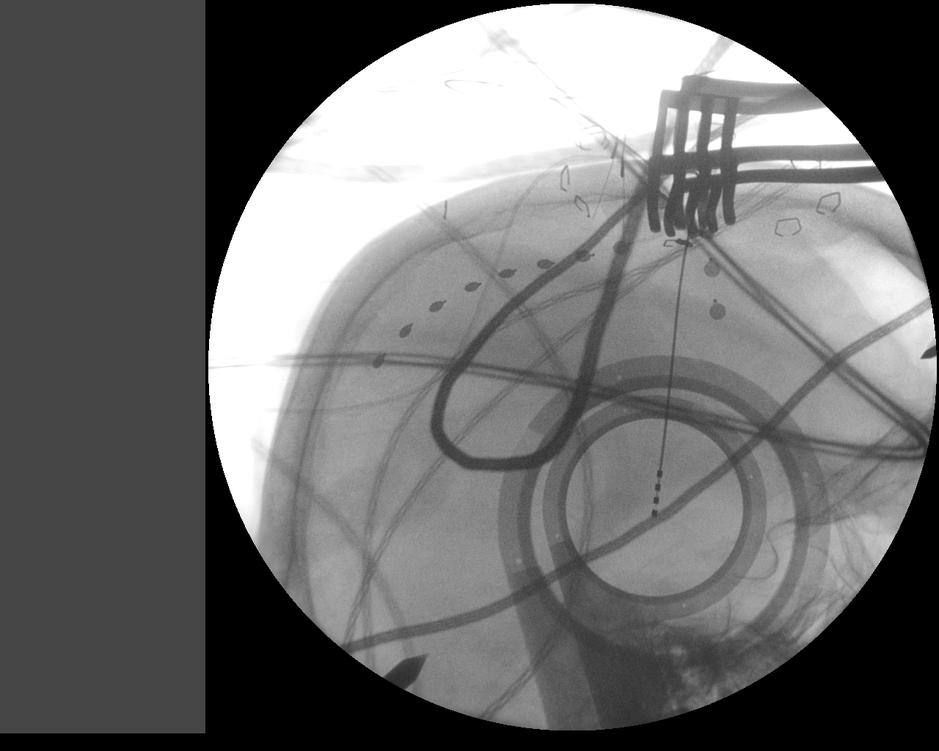
#> input picture alignment/henry/alignment/fluoro_subject_5.tif, 939 x 751 px, shrunk from 1280 x 1024 before the run, found by its file name
$ python fluoro.py
#> lines starting #> are read from the running program, lines starting #| are printed output that depends on the picture; after the words box and inside, x2 and y2 are one past the last pixel; in counts of white or black regions, pixels touching at a corner belong together
# -*- coding: utf-8 -*-
"""
Created on Tue Nov 19 18:18:31 2019

@author: hwz62
"""

# this notebook was written for beta testing on Wednesday Novemebr 20th.
# on subject_1c.tif
# required packages are cv2, numpy, matplotlib.pyplot
# input is fluoroscopy image in .tif format (note .jpg format doesn't work)

# this is the only parameter that needs to be changed! output is a text file
# containing coordinates of DBS lead as a straight line
# input_image = "/Users/Jenny/beta testing/fluoro_subject_1c.tif"
input_image = "C:/Users/hwz62/Desktop/alignment/fluoro_subject_5.tif"

import cv2
import numpy as np
import matplotlib.pyplot as plt

# ******************************************************************************
# step 1 find frame, terminal end of DBS lead is always near the center of
# this circular frame

# Read image.
img_c = cv2.imread(input_image, cv2.IMREAD_COLOR)
#> img_c is the input picture: shape (751, 939, 3); min 0, max 255, mean 108.3

# Convert to grayscale.
gray = cv2.cvtColor(img_c, cv2.COLOR_BGR2GRAY)

# Blur using 3 * 3 kernel.
gray_blurred = cv2.blur(gray, (3, 3))

# fluoroscopy images are not all the same size
# circles' radiuses are between 8% - 22% of image size (on the x-axis)
# subject1 is 755 x 947, most other subjects are 1024 x 1280

# find image size on the x-axis axis
one_ar_3d = np.asarray(img_c) # this is 3D array
one_arr = one_ar_3d[:,:,:0]
#> one_arr = empty array
horizontal_size = np.shape(one_arr)[1]
#> horizontal_size = 939
min_radius = int(horizontal_size * 0.08)
#> min_radius = 75
max_radius = int(horizontal_size * 0.22)
#> max_radius = 206

# Apply Hough transform on the blurred image.
detected_circles = cv2.HoughCircles(gray_blurred,
                   cv2.HOUGH_GRADIENT, 1, 30, param1 = 50,
               param2 = 40, minRadius = min_radius, maxRadius = max_radius)
#> detected_circles = 45 rows, first 8: [663.5, 522.5, 166.9], [499.5, 400.5, 205.4], [686.5, 488.5, 197.7], [763.5, 355.5, 173.5], [653.5, 460.5, 205.4], [696.5, 523.5, 133.9], [732.5, 353.5, 184.5], [632.5, 542.5, 202.1]
# min radius is 80, max radius is 150

# total number of circles found:
num_circles = (np.shape(detected_circles))[1]
#> num_circles = 45

# function subject_num extracts subject number,
# input is .tif file pathname, output is subject number as 2 digits:
def subject_num (filepath):
   # this is last 2 characters before '.tif':
   last_two = (filepath.split("."))[0][-2:]
   if last_two[0] == '_':
      return last_two[1]
   else:
      return last_two

current_subject = subject_num(input_image)

# save this detected_circles, output as a text file
circle_out_path = "C:/Users/hwz62/Desktop/alignment/all_circles_" + str(current_subject) +".txt"
circle_pic = "C:/Users/hwz62/Desktop/alignment/detected circles " + str(current_subject) + ".tif"
output = open(circle_out_path,'w')
output.write("total number of circles found: ")
output.write(str(num_circles))
output.write('\n')
output.write('each row contains: x, y ,radius\n')
output.writelines(str(detected_circles))
output.close()

# draw circles that are detected:
list_of_centers = []

def drawing_circles (input_array):
   if input_array is not None:

        # convert the circle parameters a, b and r to integers.
        input_array = np.uint16(np.around(input_array))
#> input_array = 45 rows, first 8: [664, 522, 167], [500, 400, 205], [686, 488, 198], [764, 356, 174], [654, 460, 205], [696, 524, 134], [732, 354, 184], [632, 542, 202]

        for point in input_array[0, :]:
            a, b, r = point[0], point[1], point[2]

            # a, b is the coorindate of center, append to list_of_centers
            center_x = a
            center_y = b
            # print("center of the circle is:", center_x, center_y)
            list_of_centers.append([center_x, center_y])

            # Draw the circumference of the circle.
            cv2.circle(img_c, (a, b), r, (0, 255, 0), 2)

            # Draw a small circle (of radius 1) to show the center.
            cv2.circle(img_c, (a, b), 1, (0, 0, 255), 3)
#> this loop made 45 passes
#> (a, b, r, center_x, center_y) on passes 1 to 12: (664, 522, 167, 664, 522), (500, 400, 205, 500, 400), (686, 488, 198, 686, 488), (764, 356, 174, 764, 356), (654, 460, 205, 654, 460), (696, 524, 134, 696, 524), (732, 354, 184, 732, 354), (632, 542, 202, 632, 542), (642, 426, 186, 642, 426), (412, 508, 152, 412, 508), (474, 384, 176, 474, 384), (784, 332, 150, 784, 332)
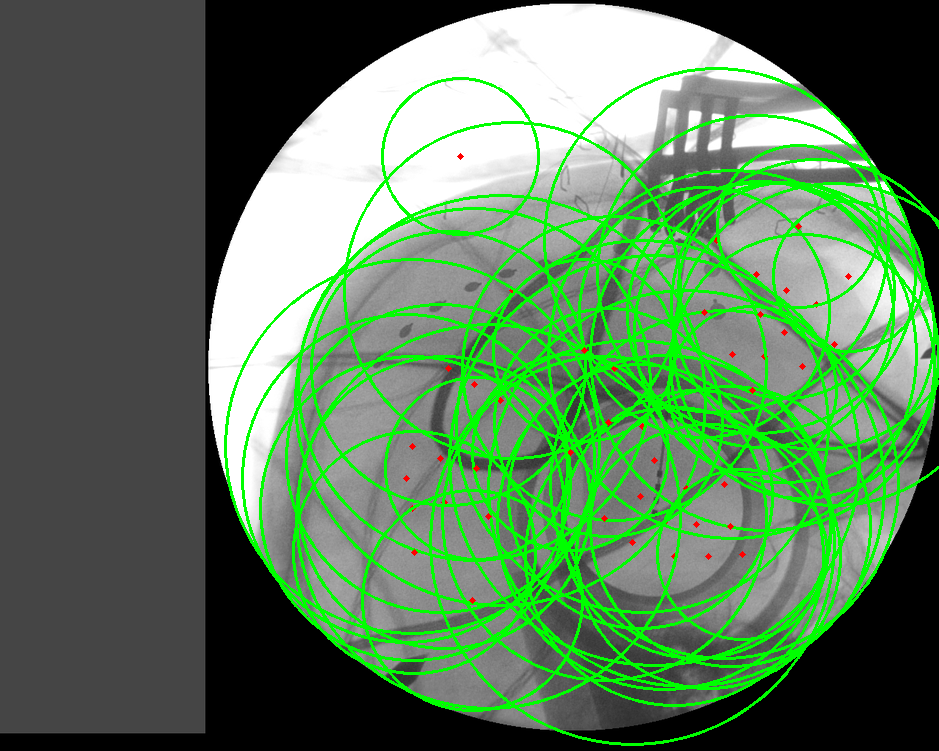
#> img_c: shape (751, 939, 3); 14.22% of pixels changed, all inside (x1, y1, x2, y2) = (224, 67, 939, 746)
#> after the loop, list_of_centers = 45 pairs, first value 406 to 848, second value 156 to 600
            # cv2.imshow("Detected Circle", img_c)
            # cv2.waitKey(0)
   cv2.imwrite(circle_pic,img_c)

drawing_circles(detected_circles)

# list_of_centers is a list
# return the first of the list because it has the largest accumulator value
center_of_frame = detected_circles[0][0]
#> center_of_frame = [663.5, 522.5, 166.9]

# center_of_frame outputs [687.5 441.5 137.8] for subject_1c.tif,
# which is x coordinate, y coordinate, and radius of center of the circle

print("total number of circles found: ", num_circles)
#| total number of circles found:  45
print("frame is located at: (x,y,radius)", center_of_frame)
#| frame is located at: (x,y,radius) [663.5 522.5 166.9]

# ******************************************************************************
# step 2 line detection
# out of all straight lines detected, 2 additional parameters are used to
# narrow down DBS lead: first vertical line of slope >= 2.5; second
# end point is near the center of the fram

img_l = cv2.imread(input_image)

# Convert the img_l to grayscale
gray = cv2.cvtColor(img_l,cv2.COLOR_BGR2GRAY)

# Apply edge detection method on the image
edges = cv2.Canny(gray,80,150,apertureSize = 3)
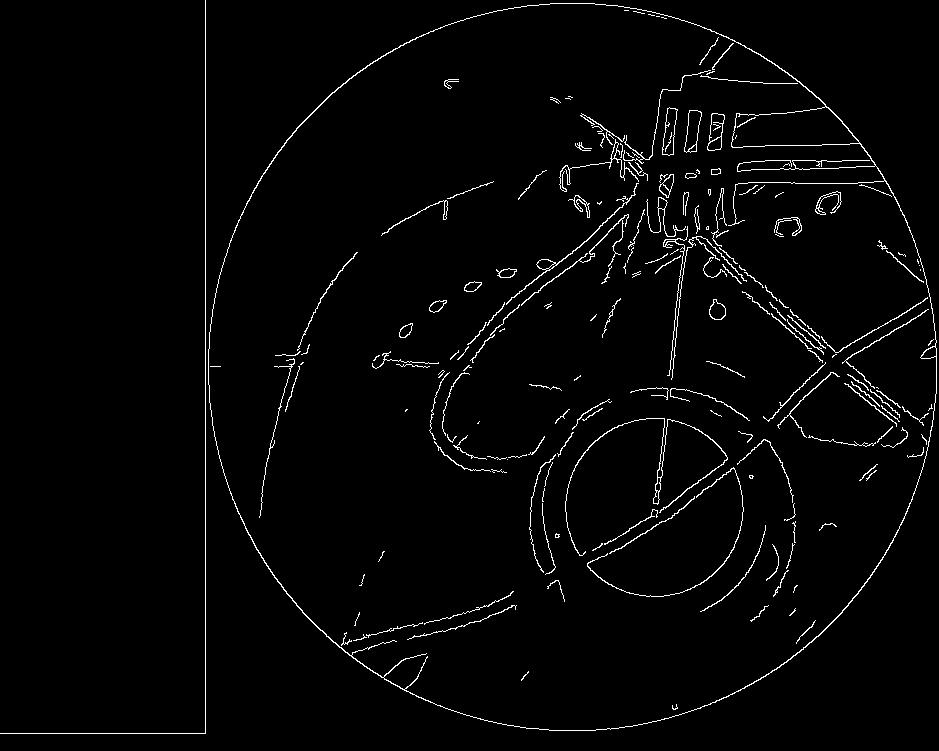
#> edges: shape (751, 939); 2.2% white in thin lines or dots
# cv2.imwrite("/Users/Jenny/edges-80-150.jpg",edges)
# edges is a numpy.ndarray of original image size, (mask)

lines = cv2.HoughLinesP(edges, 1, np.pi/180, 50, maxLineGap=50)
#> lines = 124 rows, first 6: [205, 733, 205, 0], [648, 596, 648, 596], [0, 733, 204, 733], [656, 525, 708, 29], [569, 96, 926, 453], [565, 98, 814, 347]

lines_out_path = "/Users/Jenny/beta testing/lines_" + str(current_subject) +".jpg"

for line in lines:
   x1, y1, x2, y2 = line[0]
   cv2.line(img_l, (x1, y1), (x2, y2), (0, 0, 128), 2)
#> this loop made 124 passes
#> (x1, y1, x2, y2) on passes 1 to 12: (205, 733, 205, 0), (648, 596, 648, 596), (0, 733, 204, 733), (656, 525, 708, 29), (569, 96, 926, 453), (565, 98, 814, 347), (600, 124, 923, 447), (653, 527, 705, 28), (811, 390, 929, 294), (771, 313, 814, 352), (664, 180, 735, 124), (611, 156, 930, 433)
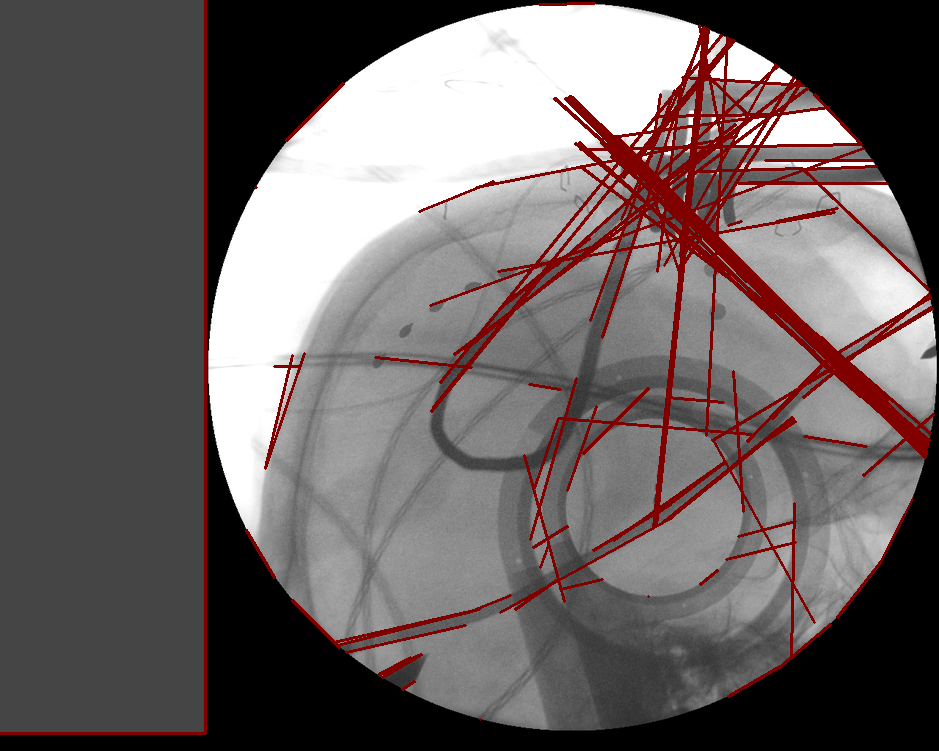
#> img_l: shape (751, 939, 3); 6.8% of pixels changed, all inside (x1, y1, x2, y2) = (0, 0, 935, 735)
cv2.imwrite(lines_out_path, img_l)

# find only vertical lines
vertical_lines = []
for line in lines:
    x1 = (line[0])[0]
    y1 = (line[0])[1]
    x2 = (line[0])[2]
    y2 = (line[0])[3]

    # not perfectly vertical, avoid division by 0, (most likely left border)
    if x1 != x2:

        slope = (y2-y1)/(x2-x1) # equation to calculate slope

        # fairly vertical line (slope >=2.5, exclude horizontal lines:
        if slope != 0 and (abs(slope)) >= 2.5:
            vertical_lines.append(line) # add this line to filtered list
#> this loop made 124 passes
#> (x1, y1, x2, y2, slope) on passes 3 to 14: (0, 733, 204, 733, 0), (656, 525, 708, 29, -9.54), (569, 96, 926, 453, 1), (565, 98, 814, 347, 1), (600, 124, 923, 447, 1), (653, 527, 705, 28, -9.6), (811, 390, 929, 294, -0.814), (771, 313, 814, 352, 0.907), (664, 180, 735, 124, -0.789), (611, 156, 930, 433, 0.868), (660, 186, 799, 81, -0.755), (580, 149, 861, 144, -0.0178)
#> line on passes 47 to 52: [[570, 96, 926, 452]], [[503, 305, 555, 262]], [[590, 320, 674, 90]], [[255, 187, 256, 187]], [[382, 677, 421, 654]], [[837, 617, 880, 562]]

# find point closeset to center of circle
# receive center point of circle from circle-finding detection
circle_center_x = int(center_of_frame[0]) # 687
circle_center_y = int(center_of_frame[1]) # 441
circle_center = [circle_center_x, circle_center_y]
# circle_center = [687,441]

# define calculate_distance function, accepts 4 parameters, point_x and
# point_y are x and y coordinates of the given point, center_x and center_y
# are x and y coordinates of the center of the circle. Function returns
# the cartesian distance between these two points
import math

def calculate_distance(point_x,point_y,center_x,center_y):
    distance = math.sqrt((point_x - center_x)**2 + (point_y - center_y)**2)
    return distance

# function list_distance accepts 2 parameters, list of lines (lol),
# where each element contains 4 numbers: x, y cooridinates of two end points,
# and x,y cooridinate of center of the circle (center),
# function returns a new list where the second element is the distance
# of the closest point to the center of the circle
def list_distances (lol, center):
    distances = []
    circle_x = center[0]
    circle_y = center[1]

    # loop over every line in lol
    for line in lol:
        point_a_x = line[0][0]
        point_a_y = line[0][1]
        point_b_x = line[0][2]
        point_b_y = line[0][3]

        # pass to helper function, accept shortest distance
        dist1 = calculate_distance(point_a_x, point_a_y, circle_x, circle_y)
        dist2 = calculate_distance(point_b_x, point_b_y, circle_x, circle_y)
        shortest = min(dist1,dist2)
        distances.append([line,shortest])

        # sort lines by their distance in ascending order
        distances.sort(key = lambda x: x[1])
#> this loop made 21 passes
#> line on passes 1 to 12: [[656, 525, 708, 29]], [[653, 527, 705, 28]], [[534, 488, 558, 418]], [[265, 467, 292, 355]], [[602, 337, 703, 27]], [[590, 320, 674, 90]], [[733, 371, 743, 511]], [[524, 455, 564, 601]], [[657, 271, 680, 88]], [[699, 25, 721, 139]], [[706, 435, 727, 37]], [[265, 468, 304, 353]]

    # this is list of x,y coordinates
    return distances[0][0]

# function to find DBS lead coordinates
DBS_lead = list_distances(vertical_lines,circle_center)

# draw line onto image with numpy array function

# convert list into numpy array
vertical_array = np.asarray(DBS_lead)
# need to output this
print("DBS lead 2 ends points are at: ", vertical_array)
#| DBS lead 2 ends points are at:  [[656 525 708  29]]

filtered_lines_out = "C:/Users/hwz62/Desktop/alignment/filtered_lines_" + str(current_subject) +".jpg"

a,b = vertical_array.shape
for i in range (a):
    cv2.line(gray, (vertical_array[i][0], vertical_array [i][1]),
            (vertical_array[i][2], vertical_array[i][3]), (0, 0, 255), 3, cv2.LINE_AA)
    cv2.imwrite(filtered_lines_out, gray)
#> this loop made 1 pass
#> pass 1, `cv2.imwrite(filtered_lines_out, gray)`:
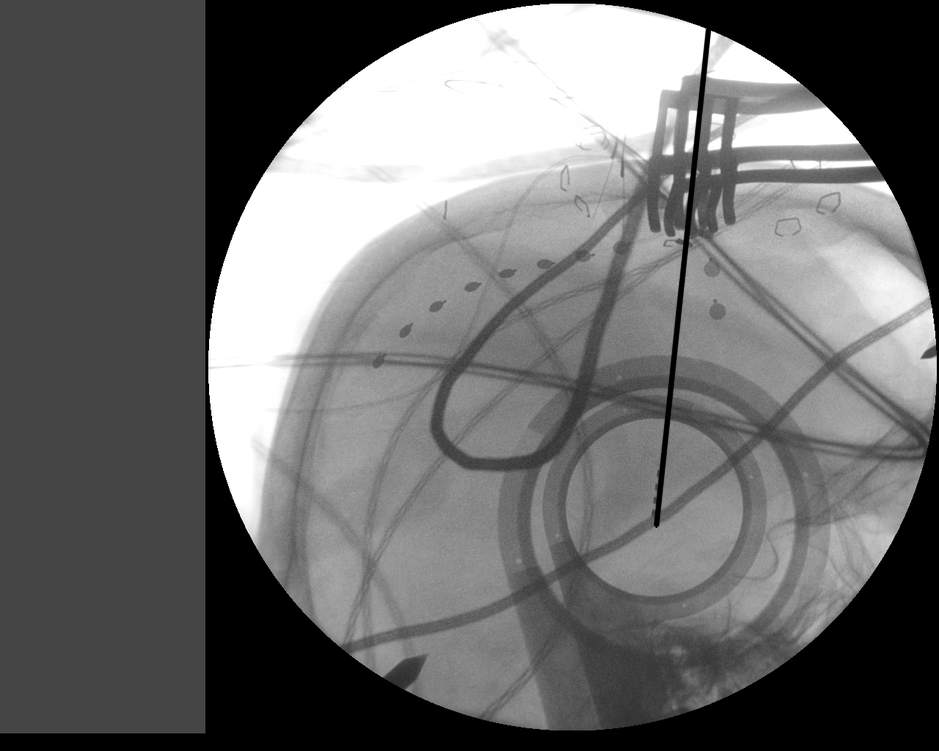
#> saved as filtered_lines_5.jpg: shape (751, 939); min 0, max 255, mean 107.8

# ******************************************************************************

# step 3 fill in line pixels between 2 end points

# vertical_array output is [[x1,y1,x2,y2]]
x1 = vertical_array[0][0]
y1 = vertical_array[0][1]
x2 = vertical_array[0][2]
y2 = vertical_array[0][3]

# equation of a straight line is y = mx + b
m = (y2 - y1) / (x2 - x1)
b = y1 - m * x1

image = cv2.imread(input_image)
plt.imshow(image)

DBS_lead_out = "C:/Users/hwz62/Desktop/alignment/DBS_lead_" + str(current_subject) +".txt"
line_output = open(DBS_lead_out, 'w')

# function fill_in_pixels
def fill_in_pixels (x1,x2):
#> called with x1 = 656, x2 = 708
    for i in range(x1, x2+1):
        calc_y = int(m*i + b)
        coordinate = [i,calc_y]

        # write output to file
        line_output.write(str(coordinate))
        line_output.write('\n')

        # plot on image
        plt.scatter(i,calc_y, color = 'r')
    plt.show()
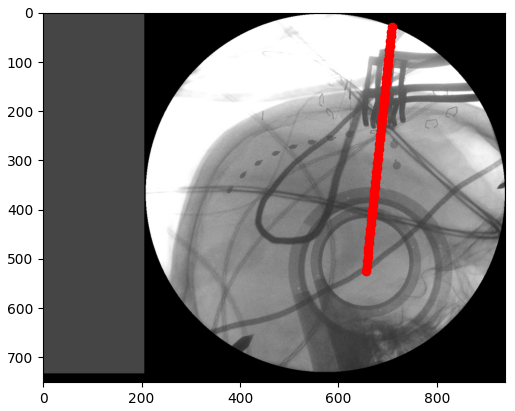
#> figure drawn by matplotlib, 1 panel

fill_in_pixels(x1,x2)

line_output.close()
# output file is line_pixels_2.txt
# this is x-y coordinate of DBS lead
